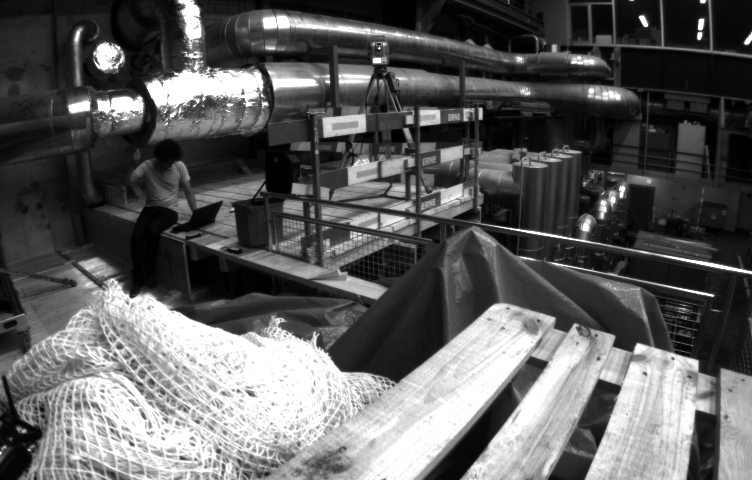
//> input picture example/ref_image.png, 752 x 480 px
$ ./test_klt_tracker   (built with g++ and OpenCV 4)
//> lines starting //> are read from the running program, lines starting //| are printed output that depends on the picture; after the words box and inside, x2 and y2 are one past the last pixel; in counts of white or black regions, pixels touching at a corner belong together
### src/klt_basic.h
#ifndef _KLT_BASIC_H_
#define _KLT_BASIC_H_

#include "klt_datatype.h"
#include <vector>
#include <eigen3/Eigen/Eigen>

namespace KLT_TRACKER {

typedef enum : uint8_t {
    TRACKED = 0,
    NOT_TRACKED,
    OUTSIDE,
    LARGE_RESIDUAL,
    NUM_ERROR,
} TrackStatus;

typedef struct {
    uint32_t kMaxTrackingPointsNumber = 200;
    uint32_t kMaxIteration = 10;
    int32_t kPatchRowHalfSize = 4;
    int32_t kPatchColHalfSize = 4;
    float kMaxConvergeStep = 1e-2f;
    float kMaxConvergeResidual = 1e-2f;
} KltBasicOptions;

class KltBasic {
public:
    explicit KltBasic() = default;
    virtual ~KltBasic() = default;

    bool TrackMultipleLevel(const ImagePyramid *ref_pyramid,
                            const ImagePyramid *cur_pyramid,
                            const std::vector<Eigen::Vector2f> &ref_points,
                            std::vector<Eigen::Vector2f> &cur_points,
                            std::vector<TrackStatus> &status);

    bool TrackSingleLevel(const Image *ref_image,
                          const Image *cur_image,
                          const std::vector<Eigen::Vector2f> &ref_points,
                          std::vector<Eigen::Vector2f> &cur_points,
                          std::vector<TrackStatus> &status);

    KltBasicOptions &options() { return options_; }

private:
    KltBasicOptions options_;
};

}

#endif

### src/klt_datatype.h
#ifndef _KLT_DATATYPE_H_
#define _KLT_DATATYPE_H_

#include <cmath>

namespace KLT_TRACKER {

using uint8_t = unsigned char;
using uint16_t = unsigned short;
using uint32_t = unsigned int;

using int8_t = char;
using int16_t = short;
using int32_t = int;

inline constexpr static uint32_t kPyramidMaxLevel = 10;

class Image {
public:
    explicit Image() = default;
    virtual ~Image() = default;
    explicit Image(uint8_t *data, int32_t rows, int32_t cols);

    uint8_t *image_data() const { return image_data_; }
    int32_t cols() const { return cols_; }
    int32_t rows() const { return rows_; }

    bool SetImage(uint8_t *data, int32_t rows, int32_t cols);
    void SetSize(int32_t rows, int32_t cols);

    bool SetPixelValue(int32_t row, int32_t col, uint8_t value) {
        if (col < 0 || row < 0 || col > cols_ - 1 || row > rows_ - 1) {
            return false;
        }

        image_data_[row * cols_ + col] = value;
        return true;
    }

    bool GetPixelValue(int32_t row, int32_t col, uint16_t *value) const {
        if (col < 0 || row < 0 || col > cols_ - 1 || row > rows_ - 1) {
            return false;
        }

        *value = static_cast<uint16_t>(image_data_[row * cols_ + col]);
        return true;
    }

    bool GetPixelValue(float row, float col, float *value) const {
        if (col < 0 || row < 0 || col > cols_ - 1 || row > rows_ - 1) {
            return false;
        }

        uint8_t *values = &image_data_[static_cast<int32_t>(row) * cols_ + static_cast<int32_t>(col)];
        float sub_row = row - std::floor(row);
        float sub_col = col - std::floor(col);
        float inv_sub_row = 1.0f - sub_row;
        float inv_sub_col = 1.0f - sub_col;

        *value = static_cast<float>(
            inv_sub_col * inv_sub_row * values[0] + sub_col * inv_sub_row * values[1] +
            inv_sub_col * sub_row * values[cols_] + sub_col * sub_row * values[cols_ + 1]);

        return true;
    }

private:
    uint8_t *image_data_ = nullptr;
    int32_t cols_ = 0;
    int32_t rows_ = 0;
};

class ImagePyramid {
public:
    explicit ImagePyramid() = default;
    virtual ~ImagePyramid() = default;
    explicit ImagePyramid(uint32_t level, Image *raw_image);
    explicit ImagePyramid(uint32_t level, uint8_t *image_data, int32_t rows, int32_t cols);

    uint32_t level() const { return level_; }
    Image *images() { return images_; }
    uint8_t *pyramid_buf() const { return pyramid_buf_; }

    Image GetImage(uint32_t level_idx) const { return images_[level_idx]; }

    bool SetRawImage(Image *raw_image);
    bool SetRawImage(uint8_t *image_data, int32_t rows, int32_t cols);
    bool SetPyramidBuff(uint8_t *pyramid_buf);

    bool CreateImagePyramid(uint32_t level);

private:
    uint32_t level_ = 0;
    Image images_[kPyramidMaxLevel];
    uint8_t *pyramid_buf_ = nullptr;
};
}

#endif

### src/klt_basic.cpp
#include "klt_basic.h"
#include "klt_datatype.h"

#include <cmath>
#include <iostream>

namespace KLT_TRACKER {
bool KltBasic::TrackMultipleLevel(const ImagePyramid *ref_pyramid,
                                  const ImagePyramid *cur_pyramid,
                                  const std::vector<Eigen::Vector2f> &ref_points,
                                  std::vector<Eigen::Vector2f> &cur_points,
                                  std::vector<TrackStatus> &status) {
    if (cur_pyramid == nullptr || ref_pyramid == nullptr || ref_points.empty()) {
        return false;
    }
    if (cur_pyramid->level() != ref_pyramid->level()) {
        return false;
    }

    // Set predict and reference with scale.
    std::vector<Eigen::Vector2f> scaled_ref_points;
    scaled_ref_points.reserve(ref_points.size());

    int32_t scale = (2 << (ref_pyramid->level() - 1)) / 2;
    for (uint32_t i = 0; i < ref_points.size(); ++i) {
        scaled_ref_points.emplace_back(ref_points[i] / static_cast<float>(scale));
    }

    // If sizeof ref_points is not equal to cur_points, view it as no prediction.
    if (scaled_ref_points.size() != cur_points.size()) {
        cur_points = scaled_ref_points;
    } else {
        for (uint32_t i = 0; i < cur_points.size(); ++i) {
            cur_points[i] /= static_cast<float>(scale);
        }
    }

    // If sizeof ref_points is not equal to status, view it as all features haven't been tracked.
    if (scaled_ref_points.size() != status.size()) {
        status.resize(scaled_ref_points.size(), NOT_TRACKED);
    }

    // Track per level.
    for (int32_t level_idx = ref_pyramid->level() - 1; level_idx > -1; --level_idx) {
        Image ref_image = ref_pyramid->GetImage(level_idx);
        Image cur_image = cur_pyramid->GetImage(level_idx);
        TrackSingleLevel(&ref_image, &cur_image, scaled_ref_points, cur_points, status);

        if (level_idx == 0) {
            break;
        }

        for (uint32_t i = 0; i < scaled_ref_points.size(); ++i) {
            scaled_ref_points[i] *= 2.0f;
            cur_points[i] *= 2.0f;
        }
    }

    return true;
}

bool KltBasic::TrackSingleLevel(const Image *ref_image,
                                const Image *cur_image,
                                const std::vector<Eigen::Vector2f> &ref_points,
                                std::vector<Eigen::Vector2f> &cur_points,
                                std::vector<TrackStatus> &status) {
    if (cur_image == nullptr || ref_image == nullptr || ref_points.empty()) {
        return false;
    }
    if (cur_image->image_data() == nullptr || ref_image->image_data() == nullptr) {
        return false;
    }

    // If sizeof ref_points is not equal to cur_points, view it as no prediction.
    if (ref_points.size() != cur_points.size()) {
        cur_points = ref_points;
    }

    // If sizeof ref_points is not equal to status, view it as all features haven't been tracked.
    if (ref_points.size() != status.size()) {
        status.resize(ref_points.size(), NOT_TRACKED);
    }

    // Track per feature.
    for (uint32_t feature_id = 0; feature_id < ref_points.size(); ++feature_id) {
        // Do not repeatly track features that has been tracking failed.
        if (status[feature_id] > NOT_TRACKED) {
            continue;
        }

        for (uint32_t iter = 0; iter < options_.kMaxIteration; ++iter) {
            // H = (A.t * A).inv * A.t
            Eigen::Matrix2f H = Eigen::Matrix2f::Zero();
            Eigen::Vector2f b = Eigen::Vector2f::Zero();

            float Ixi = 0.0f;
            float Iyi = 0.0f;
            float Iti = 0.0f;
            float temp_value[6] = {0};

            float residual = 0.0f;
            int num_of_valid_pixel = 0;

            // Compute each pixel in the patch, create H * v = b
            for (int32_t drow = - options_.kPatchRowHalfSize; drow <= options_.kPatchRowHalfSize; ++drow) {
                for (int32_t dcol = - options_.kPatchColHalfSize; dcol <= options_.kPatchColHalfSize; ++dcol) {
                    float row_i = static_cast<float>(drow) + ref_points[feature_id].y();
                    float col_i = static_cast<float>(dcol) + ref_points[feature_id].x();
                    float row_j = static_cast<float>(drow) + cur_points[feature_id].y();
                    float col_j = static_cast<float>(dcol) + cur_points[feature_id].x();
                    // Compute pixel gradient
                    if (ref_image->GetPixelValue(row_i, col_i - 1.0f, temp_value) &&
                        ref_image->GetPixelValue(row_i, col_i + 1.0f, temp_value + 1) &&
                        ref_image->GetPixelValue(row_i - 1.0f, col_i, temp_value + 2) &&
                        ref_image->GetPixelValue(row_i + 1.0f, col_i, temp_value + 3) &&
                        ref_image->GetPixelValue(row_i, col_i, temp_value + 4) &&
                        cur_image->GetPixelValue(row_j, col_j, temp_value + 5)) {
                        Ixi = temp_value[1] - temp_value[0];
                        Iyi = temp_value[3] - temp_value[2];
                        Iti = temp_value[5] - temp_value[4];

                        H(0, 0) += Ixi * Ixi;
                        H(1, 1) += Iyi * Iyi;
                        H(0, 1) += Ixi * Iyi;

                        b(0) -= Ixi * Iti;
                        b(1) -= Iyi * Iti;

                        residual += std::fabs(Iti);
                        ++num_of_valid_pixel;
                    }
                }
            }
            H(1, 0) = H(0, 1);
            residual /= static_cast<float>(num_of_valid_pixel);

            // Solve H * v = b, update cur_points.
            Eigen::Vector2f v = H.inverse() * b;

            if (std::isnan(v(0)) || std::isnan(v(1))) {
                status[feature_id] = NUM_ERROR;
                break;
            }

            cur_points[feature_id].x() += v(0);
            cur_points[feature_id].y() += v(1);

            if (cur_points[feature_id].x() < 0 || cur_points[feature_id].x() > cur_image->cols() ||
                cur_points[feature_id].y() < 0 || cur_points[feature_id].y() > cur_image->rows()) {
                status[feature_id] = OUTSIDE;
                break;
            }

            if (v.squaredNorm() < options_.kMaxConvergeStep) {
                status[feature_id] = TRACKED;
                break;
            }

            if (residual < options_.kMaxConvergeResidual && num_of_valid_pixel) {
                status[feature_id] = TRACKED;
                break;
            }
        }

        if (status[feature_id] == NOT_TRACKED) {
            status[feature_id] = LARGE_RESIDUAL;
        }
    }

    return true;
}
}

### src/klt_datatype.cpp
#include "klt_datatype.h"
#include <algorithm>

namespace KLT_TRACKER {

Image::Image(uint8_t *data, int32_t rows, int32_t cols) {
    SetImage(data, rows, cols);
}

bool Image::SetImage(uint8_t *data, int32_t rows, int32_t cols) {
    if (data == nullptr) {
        return false;
    }

    image_data_ = data;
    cols_ = cols;
    rows_ = rows;

    return true;
}

// [23 lines left out: functions SetSize, ImagePyramid, ImagePyramid, SetRawImage, not called in this run]

bool ImagePyramid::SetRawImage(uint8_t *image_data, int32_t rows, int32_t cols) {
    if (image_data == nullptr) {
        return false;
    }

    images_[0].SetImage(image_data, rows, cols);
    return true;
}

bool ImagePyramid::SetPyramidBuff(uint8_t *pyramid_buf) {
    if (pyramid_buf == nullptr) {
        return false;
    }

    pyramid_buf_ = pyramid_buf;
    return true;
}

bool ImagePyramid::CreateImagePyramid(uint32_t level) {
    if (level > kPyramidMaxLevel - 1 || images_[0].image_data() == nullptr || pyramid_buf_ == nullptr) {
        return false;
    }
    level_ = level;

    uint8_t *buf = pyramid_buf_;
    for (uint32_t idx = 1; idx < level; ++idx) {
        // Locate image of one level at the full pyramid buffer.
        images_[idx].SetImage(buf, images_[idx - 1].rows() / 2, images_[idx - 1].cols() / 2);
        buf += images_[idx].rows() * images_[idx].cols();

        for (int32_t row = 0; row < images_[idx].rows(); ++row) {
            for (int32_t col = 0; col < images_[idx].cols(); ++col) {
                uint16_t values[4] = {0};
                images_[idx - 1].GetPixelValue(row * 2, col * 2, values);
                images_[idx - 1].GetPixelValue(row * 2 + 1, col * 2, values + 1);
                images_[idx - 1].GetPixelValue(row * 2, col * 2 + 1, values + 2);
                images_[idx - 1].GetPixelValue(row * 2 + 1, col * 2 + 1, values + 3);
                images_[idx].SetPixelValue(row, col, static_cast<uint8_t>((values[0] + values[1] + values[2] + values[3]) / 4));
            }
        }
    }

    return true;
}

}

### test/test_klt_tracker.cpp
#include "iostream"
#include <cstdint>
#include <string>
#include <vector>
#include <ctime>

#include "opencv2/opencv.hpp"

#include "klt_datatype.h"
#include "klt_basic.h"

#define CONFIG_OPENCV_DRAW (1)

std::string test_ref_image_file_name = "../example/ref_image.png";
std::string test_cur_image_file_name = "../example/cur_image.png";

void test_image() {
    std::cout << ">> test_image" << std::endl;

    cv::Mat cv_image;
    cv_image = cv::imread(test_ref_image_file_name, 0);
//> cv_image is the input picture: 480 rows x 752 cols, CV_8UC1; min 1, max 255, mean 94.5

    KLT_TRACKER::Image klt_image;
    klt_image.SetImage(cv_image.data, cv_image.rows, cv_image.cols);
    std::cout << klt_image.rows() << std::endl;
    std::cout << klt_image.cols() << std::endl;

    float value;
    uint16_t int_value;
    for (int i = 0; i < 2; ++i) {
        for (int j = 0; j < 2; ++j) {
            klt_image.GetPixelValue(i, j, &int_value);
            klt_image.GetPixelValue(i, j, &value);
            std::cout << "test klt_image.GetPixelValue is " << int_value << ", " << value << std::endl;
        }
    }

#if CONFIG_OPENCV_DRAW
    cv::Mat image(klt_image.rows(), klt_image.cols(), CV_8UC1, klt_image.image_data());
    cv::imshow("convert cv_image to klt_image", image);
    cv::waitKey(0);
#endif
}

void test_pyramid() {
    std::cout << ">> test_pyramid" << std::endl;

    cv::Mat cv_image;
    cv_image = cv::imread(test_ref_image_file_name, 0);

    KLT_TRACKER::ImagePyramid pyramid;
    pyramid.SetPyramidBuff((uint8_t *)malloc(sizeof(uint8_t) * cv_image.rows * cv_image.cols * 2));
    pyramid.SetRawImage(cv_image.data, cv_image.rows, cv_image.cols);
    pyramid.CreateImagePyramid(5);

#if CONFIG_OPENCV_DRAW
    for (uint32_t i = 0; i < pyramid.level(); ++i) {
        KLT_TRACKER::Image one_level = pyramid.GetImage(i);
        cv::Mat image(one_level.rows(), one_level.cols(), CV_8UC1, one_level.image_data());
        cv::imshow(std::to_string(i), image);
        cv::waitKey(1);
    }
//> this loop made 5 passes
//> pass 2, in test_pyramid, `cv::imshow(std::to_string(i), image);`:
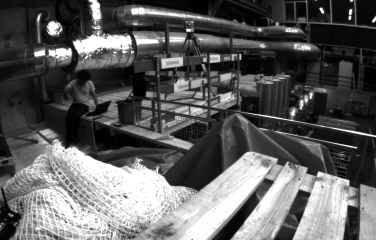
//> window '1': 240 rows x 376 cols, CV_8UC1; min 1, max 255, mean 94.1
    cv::waitKey(0);
#endif
}

void test_klt_basic_single() {
    std::cout << ">> test_klt_basic_single" << std::endl;

    cv::Mat cv_ref_image, cv_cur_image;
    cv_ref_image = cv::imread(test_ref_image_file_name, 0);
    cv_cur_image = cv::imread(test_cur_image_file_name, 0);
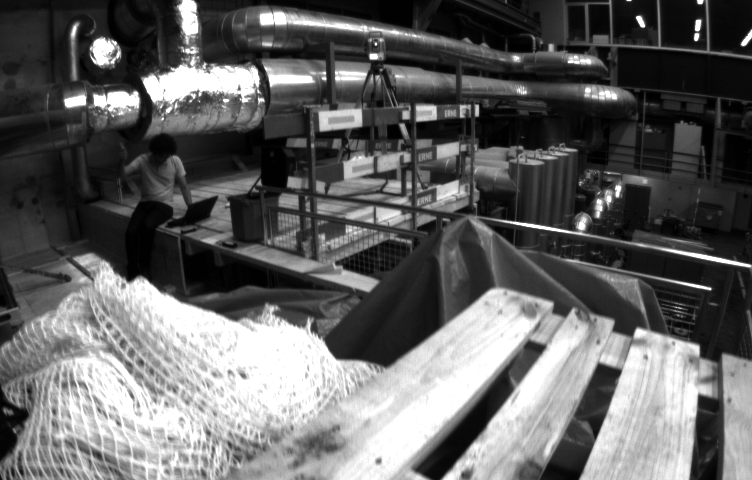
//> input picture example/cur_image.png, 752 x 480 px
//> cv_cur_image is the input picture: 480 rows x 752 cols, CV_8UC1; min 1, max 255, mean 98.9

    KLT_TRACKER::Image cur_image, ref_image;
    ref_image.SetImage(cv_ref_image.data, cv_ref_image.rows, cv_ref_image.cols);
    cur_image.SetImage(cv_cur_image.data, cv_cur_image.rows, cv_cur_image.cols);

    std::vector<cv::Point2f> new_corners;
    cv::goodFeaturesToTrack(cv_ref_image, new_corners, 200, 0.01, 20);
//> new_corners = 200 Points (x, y), first 12: [379, 48], [713, 295], [197, 102], [745, 43], [646, 25], [699, 39], [328, 82], [227, 104], [703, 19], [209, 68], [571, 62], [133, 445]

    KLT_TRACKER::KltBasic klt_basic;
    std::vector<Eigen::Vector2f> ref_points, cur_points;
    std::vector<KLT_TRACKER::TrackStatus> status;
    ref_points.reserve(new_corners.size());
    for (uint32_t i = 0; i < new_corners.size(); ++i) {
        ref_points.emplace_back(Eigen::Vector2f(new_corners[i].x, new_corners[i].y));
    }
//> after the loop, ref_points = 200 items

    klt_basic.options().kPatchRowHalfSize = 6;
    klt_basic.options().kPatchColHalfSize = 6;

    std::chrono::time_point<std::chrono::system_clock> begin, end;
    begin = std::chrono::system_clock::now();
    klt_basic.TrackSingleLevel(&ref_image, &cur_image, ref_points, cur_points, status);
//> cur_points = 200 items; status = 200 items
    end = std::chrono::system_clock::now();
    std::cout << "klt_basic.TrackSingleLevel cost time " << std::chrono::duration<double>(end - begin).count() * 1000 << " ms." << std::endl;

#if CONFIG_OPENCV_DRAW
    cv::Mat show_ref_image(cv_ref_image.rows, cv_ref_image.cols, CV_8UC3);
    cv::cvtColor(cv_ref_image, show_ref_image, cv::COLOR_GRAY2BGR);
    for (unsigned long i = 0; i < new_corners.size(); i++) {
        cv::circle(show_ref_image, cv::Point2f(ref_points[i].x(), ref_points[i].y()), 2, cv::Scalar(255, 255, 0), 3);
    }
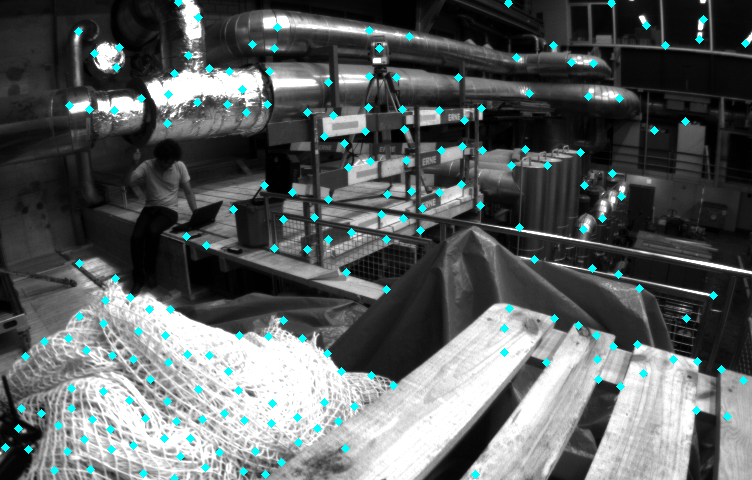
//> show_ref_image: 480 rows x 752 cols, CV_8UC3; 2.27% of pixels changed, all inside (x1, y1, x2, y2) = (1, 0, 750, 480)
    cv::imshow("Feature before tracking", show_ref_image);

    cv::Mat show_cur_image(cv_cur_image.rows, cv_cur_image.cols, CV_8UC3);
    cv::cvtColor(cv_cur_image, show_cur_image, cv::COLOR_GRAY2BGR);
    for (unsigned long i = 0; i < new_corners.size(); i++) {
        if (status[i] != KLT_TRACKER::TRACKED) {
            continue;
        }
        cv::circle(show_cur_image, cv::Point2f(cur_points[i].x(), cur_points[i].y()), 2, cv::Scalar(0, 0, 255), 3);
        cv::line(show_cur_image, cv::Point2f(ref_points[i].x(), ref_points[i].y()), cv::Point2f(cur_points[i].x(), cur_points[i].y()), cv::Scalar(0, 255, 0), 2);
    }
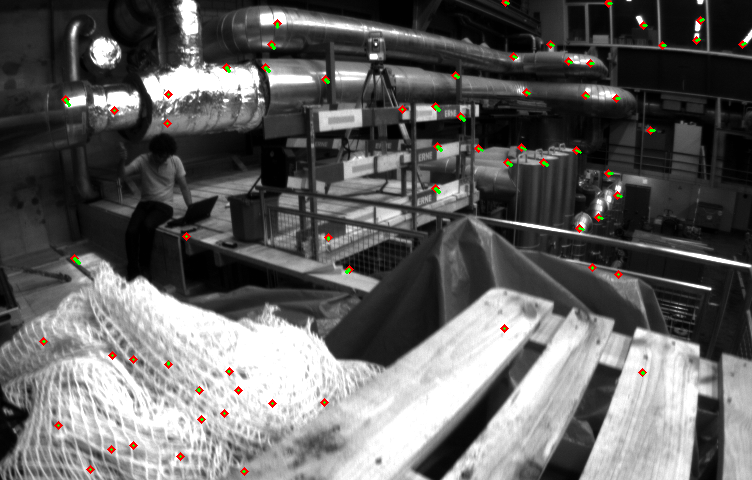
//> show_cur_image: 480 rows x 752 cols, CV_8UC3; 0.78% of pixels changed, all inside (x1, y1, x2, y2) = (39, 0, 747, 476)
    cv::imshow("Feature after tracking", show_cur_image);

    cv::waitKey(0);
#endif
}

void test_klt_basic_multi() {
    std::cout << ">> test_klt_basic_multi" << std::endl;

    cv::Mat cv_ref_image, cv_cur_image;
    cv_ref_image = cv::imread(test_ref_image_file_name, 0);
    cv_cur_image = cv::imread(test_cur_image_file_name, 0);

    constexpr int32_t pyramid_level = 4;

    KLT_TRACKER::ImagePyramid ref_pyramid, cur_pyramid;
    ref_pyramid.SetPyramidBuff((uint8_t *)malloc(sizeof(uint8_t) * cv_ref_image.rows * cv_ref_image.cols * 2));
    cur_pyramid.SetPyramidBuff((uint8_t *)malloc(sizeof(uint8_t) * cv_cur_image.rows * cv_cur_image.cols * 2));
    cur_pyramid.SetRawImage(cv_cur_image.data, cv_cur_image.rows, cv_cur_image.cols);
    ref_pyramid.SetRawImage(cv_ref_image.data, cv_ref_image.rows, cv_ref_image.cols);

    std::vector<cv::Point2f> new_corners;
    cv::goodFeaturesToTrack(cv_ref_image, new_corners, 200, 0.01, 20);

    KLT_TRACKER::KltBasic klt_basic;
    std::vector<Eigen::Vector2f> ref_points, cur_points;
    std::vector<KLT_TRACKER::TrackStatus> status;
    ref_points.reserve(new_corners.size());
    for (uint32_t i = 0; i < new_corners.size(); ++i) {
        ref_points.emplace_back(Eigen::Vector2f(new_corners[i].x, new_corners[i].y));
    }
//> after the loop, ref_points = 200 items

    klt_basic.options().kPatchRowHalfSize = 4;
    klt_basic.options().kPatchColHalfSize = 4;

    std::chrono::time_point<std::chrono::system_clock> begin, end;
    begin = std::chrono::system_clock::now();
    ref_pyramid.CreateImagePyramid(pyramid_level);
    cur_pyramid.CreateImagePyramid(pyramid_level);
    klt_basic.TrackMultipleLevel(&ref_pyramid, &cur_pyramid, ref_points, cur_points, status);
//> in TrackMultipleLevel, `int32_t scale = (2 << (ref_pyramid->level() - 1)) / 2;`: scale = 8
//> after the loop in TrackMultipleLevel, `for (uint32_t i = 0; i < ref_points.size(); ++i)`: scaled_ref_points = 200 items
//> the loop in TrackMultipleLevel, `for (int32_t level_idx = ref_pyramid->level() - 1; level_idx > -1; --l..` made 4 passes
//> cur_points = 200 items; status = 200 items
    end = std::chrono::system_clock::now();
    std::cout << "klt_basic.TrackMultipleLevel cost time " << std::chrono::duration<double>(end - begin).count() * 1000 << " ms." << std::endl;

#if CONFIG_OPENCV_DRAW
    cv::Mat show_ref_image(cv_ref_image.rows, cv_ref_image.cols, CV_8UC3);
    cv::cvtColor(cv_ref_image, show_ref_image, cv::COLOR_GRAY2BGR);
    for (unsigned long i = 0; i < new_corners.size(); i++) {
        cv::circle(show_ref_image, cv::Point2f(ref_points[i].x(), ref_points[i].y()), 2, cv::Scalar(255, 255, 0), 3);
    }
    cv::imshow("Feature before multi tracking", show_ref_image);

    cv::Mat show_cur_image(cv_cur_image.rows, cv_cur_image.cols, CV_8UC3);
    cv::cvtColor(cv_cur_image, show_cur_image, cv::COLOR_GRAY2BGR);
    for (unsigned long i = 0; i < new_corners.size(); i++) {
        if (status[i] != KLT_TRACKER::TRACKED) {
            continue;
        }
        cv::circle(show_cur_image, cv::Point2f(cur_points[i].x(), cur_points[i].y()), 2, cv::Scalar(0, 0, 255), 3);
        cv::line(show_cur_image, cv::Point2f(ref_points[i].x(), ref_points[i].y()), cv::Point2f(cur_points[i].x(), cur_points[i].y()), cv::Scalar(0, 255, 0), 2);
    }
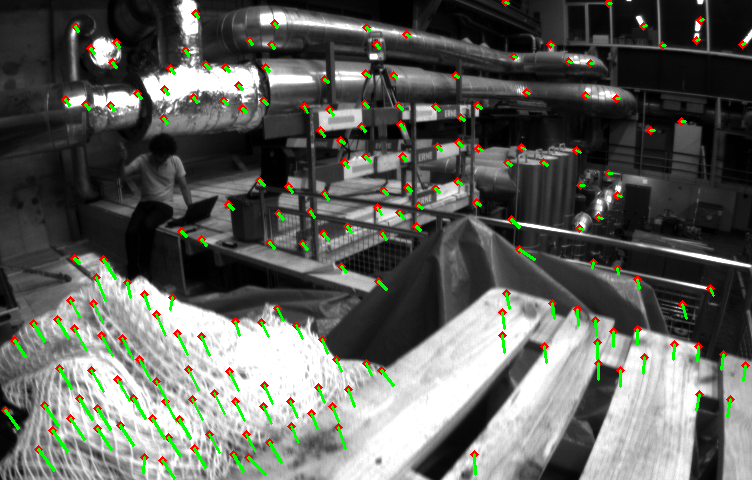
//> show_cur_image: 480 rows x 752 cols, CV_8UC3; 3.64% of pixels changed, all inside (x1, y1, x2, y2) = (1, 0, 750, 480)
    cv::imshow("Feature after multi tracking", show_cur_image);

    cv::waitKey(0);
#endif

    free(ref_pyramid.pyramid_buf());
    free(cur_pyramid.pyramid_buf());
}

int main() {
    uint32_t test_times = 10;

#if CONFIG_OPENCV_DRAW
    test_times = 1;
#endif

    test_image();
    test_pyramid();

    for (uint32_t i = 0; i < test_times; ++i) {
        test_klt_basic_single();
    }

    for (uint32_t i = 0; i < test_times; ++i) {
        test_klt_basic_multi();
    }

    return 0;
}
